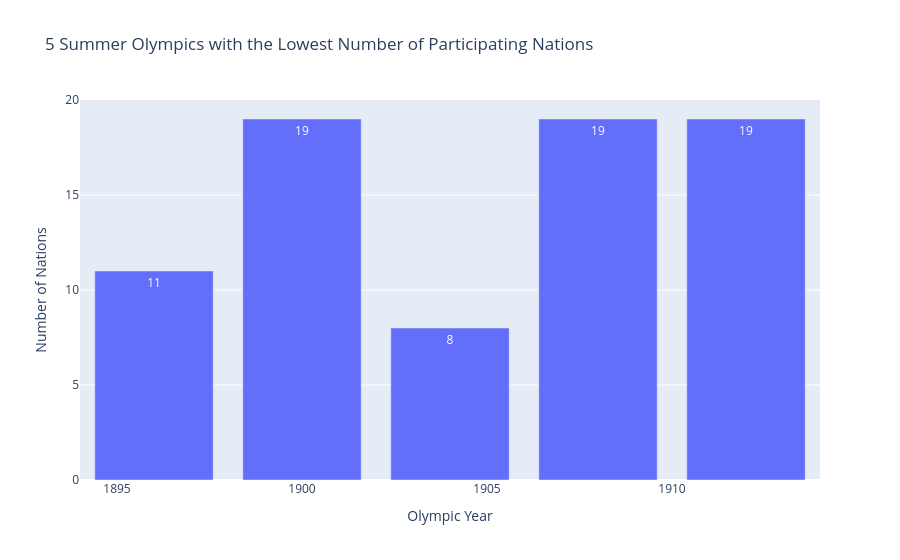

The cell this chart's notebook holds for it:
### Markdown cell above
### Q1: Five Summer Olympic Games with the lowest number of participating nations

### Code cell
pipeline = [
    {'$match': {'Season': 'Summer'}},
    {'$group': {'_id': {'Olympic_id': '$Olympic_id', 'Year': '$Year'},
                'num_nations': {'$addToSet': '$Country'}}},
    {'$project': {'Olympic_id': '$_id.Olympic_id', 'Year': '$_id.Year',
                  'num_nations': {'$size': '$num_nations'}, '_id': 0}},
    {'$sort': {'num_nations': 1}},
    {'$limit': 5}
]
q1_results = list(wins_collection.aggregate(pipeline))
q1_df = pd.DataFrame(q1_results)
print(q1_df)

fig_q1 = px.bar(q1_df, x='Year', y='num_nations', text='num_nations',
                title='5 Summer Olympics with the Lowest Number of Participating Nations',
                labels={'num_nations': 'Number of Nations', 'Year': 'Olympic Year'})
fig_q1.show()

### Figure 1 — Plotly figure (JSON) as saved in the notebook; plotly's stock layout.template omitted (floating-point values rounded to 4 significant figures)
{"data": [{"hovertemplate": "Olympic Year=%{x}<br>Number of Nations=%{text}<extra></extra>", "legendgroup": "", "marker": {"color": "#636efa", "pattern": {"shape": ""}}, "name": "", "orientation": "v", "showlegend": false, "text": [8.0, 11.0, 19.0, 19.0, 19.0], "textposition": "auto", "type": "bar", "x": [1904, 1896, 1912, 1900, 1908], "xaxis": "x", "y": [8, 11, 19, 19, 19], "yaxis": "y"}], "layout": {"barmode": "relative", "legend": {"tracegroupgap": 0}, "title": {"text": "5 Summer Olympics with the Lowest Number of Participating Nations"}, "xaxis": {"anchor": "y", "domain": [0, 1], "title": {"text": "Olympic Year"}}, "yaxis": {"anchor": "x", "domain": [0, 1], "title": {"text": "Number of Nations"}}}}
